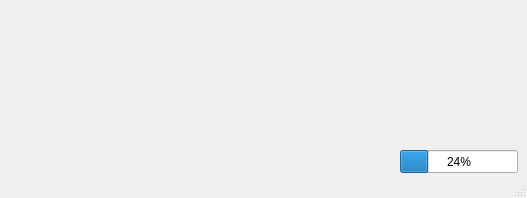
<?xml version="1.0" encoding="UTF-8"?>
<ui version="4.0">
 <author>Saulo Costa</author>
 <class>MainWindow</class>
 <widget class="QMainWindow" name="MainWindow">
  <property name="geometry">
   <rect>
    <x>0</x>
    <y>0</y>
    <width>527</width>
    <height>198</height>
   </rect>
  </property>
  <property name="windowTitle">
   <string>Aplicativo Como Interface - Python</string>
  </property>
  <widget class="QWidget" name="centralwidget">
   <widget class="QProgressBar" name="progressBar">
    <property name="geometry">
     <rect>
      <x>400</x>
      <y>150</y>
      <width>118</width>
      <height>23</height>
     </rect>
    </property>
    <property name="value">
     <number>24</number>
    </property>
   </widget>
  </widget>
  <widget class="QStatusBar" name="statusbar"/>
 </widget>
 <resources/>
 <connections/>
</ui>
